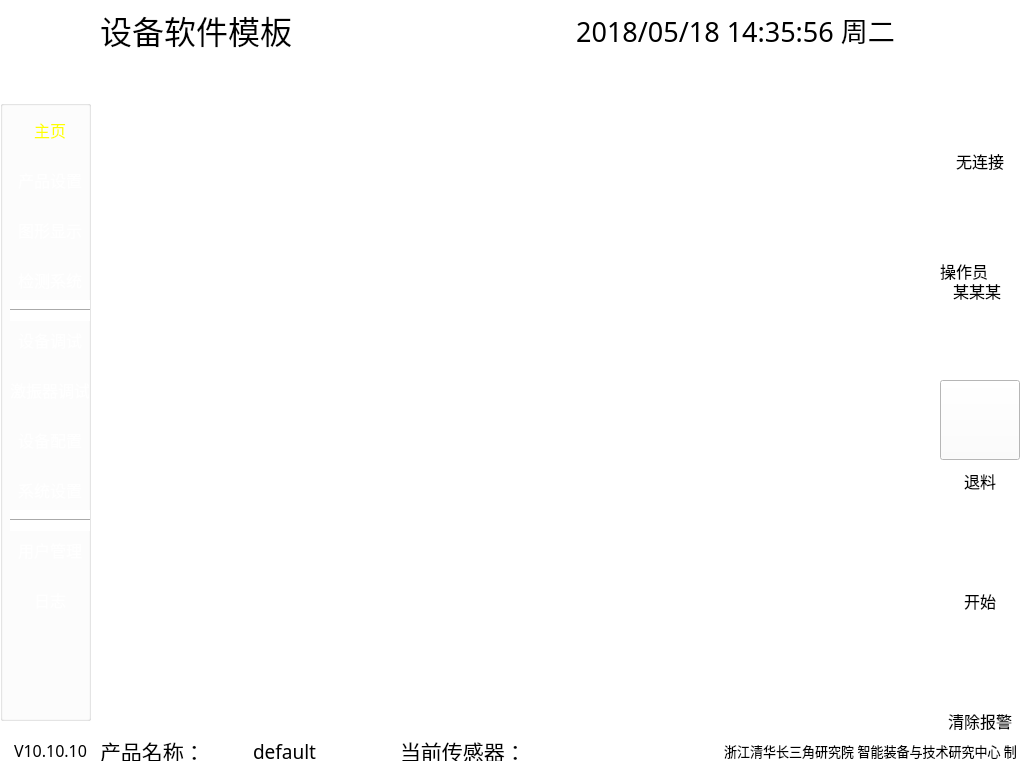
 <widget class="QWidget" name="MainFrame">
  <property name="geometry">
   <rect>
    <x>0</x>
    <y>0</y>
    <width>1024</width>
    <height>768</height>
   </rect>
  </property>
  <property name="cursor">
   <cursorShape>ArrowCursor</cursorShape>
  </property>
  <property name="focusPolicy">
   <enum>Qt::TabFocus</enum>
  </property>
  <property name="windowTitle">
   <string>Frame</string>
  </property>
  <property name="styleSheet">
   <string notr="true">background-color: rgb(255, 255, 255);</string>
  </property>
  <widget class="QPushButton" name="b_minimize">
   <property name="geometry">
    <rect>
     <x>920</x>
     <y>10</y>
     <width>40</width>
     <height>40</height>
    </rect>
   </property>
   <property name="cursor">
    <cursorShape>PointingHandCursor</cursorShape>
   </property>
   <property name="styleSheet">
    <string notr="true">background-image: url(:/icon/res/ico_minimize.png);</string>
   </property>
   <property name="text">
    <string/>
   </property>
   <property name="autoDefault">
    <bool>false</bool>
   </property>
   <property name="default">
    <bool>false</bool>
   </property>
   <property name="flat">
    <bool>true</bool>
   </property>
  </widget>
  <widget class="QPushButton" name="b_close">
   <property name="geometry">
    <rect>
     <x>980</x>
     <y>10</y>
     <width>40</width>
     <height>40</height>
    </rect>
   </property>
   <property name="cursor">
    <cursorShape>PointingHandCursor</cursorShape>
   </property>
   <property name="styleSheet">
    <string notr="true">background-image: url(:/icon/res/ico_close.png);</string>
   </property>
   <property name="text">
    <string/>
   </property>
   <property name="flat">
    <bool>true</bool>
   </property>
  </widget>
  <widget class="QLabel" name="currenttime">
   <property name="geometry">
    <rect>
     <x>560</x>
     <y>10</y>
     <width>351</width>
     <height>40</height>
    </rect>
   </property>
   <property name="font">
    <font>
     <family>黑体</family>
     <pointsize>20</pointsize>
     <weight>50</weight>
     <italic>false</italic>
     <bold>false</bold>
    </font>
   </property>
   <property name="styleSheet">
    <string notr="true">font: 20pt &quot;黑体&quot;;</string>
   </property>
   <property name="text">
    <string>2018/05/18 14:35:56 周二</string>
   </property>
   <property name="alignment">
    <set>Qt::AlignCenter</set>
   </property>
  </widget>
  <widget class="QPushButton" name="b_start">
   <property name="geometry">
    <rect>
     <x>940</x>
     <y>500</y>
     <width>80</width>
     <height>80</height>
    </rect>
   </property>
   <property name="font">
    <font>
     <pointsize>16</pointsize>
    </font>
   </property>
   <property name="cursor">
    <cursorShape>PointingHandCursor</cursorShape>
   </property>
   <property name="styleSheet">
    <string notr="true">background-image: url(:/icon/res/ico_start.png);</string>
   </property>
   <property name="text">
    <string/>
   </property>
   <property name="default">
    <bool>false</bool>
   </property>
   <property name="flat">
    <bool>true</bool>
   </property>
  </widget>
  <widget class="QLabel" name="m_state">
   <property name="geometry">
    <rect>
     <x>940</x>
     <y>60</y>
     <width>80</width>
     <height>80</height>
    </rect>
   </property>
   <property name="styleSheet">
    <string notr="true">image: url(:/icon/res/lamp_white.png);</string>
   </property>
   <property name="text">
    <string/>
   </property>
   <property name="scaledContents">
    <bool>true</bool>
   </property>
  </widget>
  <widget class="QLabel" name="m_state_str">
   <property name="geometry">
    <rect>
     <x>940</x>
     <y>150</y>
     <width>80</width>
     <height>21</height>
    </rect>
   </property>
   <property name="font">
    <font>
     <family>黑体</family>
     <pointsize>12</pointsize>
     <weight>50</weight>
     <italic>false</italic>
     <bold>false</bold>
    </font>
   </property>
   <property name="styleSheet">
    <string notr="true">font: 12pt &quot;黑体&quot;;</string>
   </property>
   <property name="text">
    <string>无连接</string>
   </property>
   <property name="alignment">
    <set>Qt::AlignCenter</set>
   </property>
  </widget>
  <widget class="QPushButton" name="b_reset">
   <property name="geometry">
    <rect>
     <x>940</x>
     <y>620</y>
     <width>80</width>
     <height>80</height>
    </rect>
   </property>
   <property name="font">
    <font>
     <pointsize>16</pointsize>
    </font>
   </property>
   <property name="cursor">
    <cursorShape>PointingHandCursor</cursorShape>
   </property>
   <property name="styleSheet">
    <string notr="true">background-image: url(:/icon/res/ico_reset.png);</string>
   </property>
   <property name="text">
    <string/>
   </property>
   <property name="default">
    <bool>false</bool>
   </property>
   <property name="flat">
    <bool>true</bool>
   </property>
  </widget>
  <widget class="QPushButton" name="p_main">
   <property name="geometry">
    <rect>
     <x>10</x>
     <y>110</y>
     <width>80</width>
     <height>40</height>
    </rect>
   </property>
   <property name="font">
    <font>
     <family>黑体</family>
     <pointsize>12</pointsize>
     <weight>50</weight>
     <italic>false</italic>
     <bold>false</bold>
    </font>
   </property>
   <property name="cursor">
    <cursorShape>PointingHandCursor</cursorShape>
   </property>
   <property name="focusPolicy">
    <enum>Qt::StrongFocus</enum>
   </property>
   <property name="contextMenuPolicy">
    <enum>Qt::DefaultContextMenu</enum>
   </property>
   <property name="layoutDirection">
    <enum>Qt::LeftToRight</enum>
   </property>
   <property name="autoFillBackground">
    <bool>false</bool>
   </property>
   <property name="styleSheet">
    <string notr="true">QPushButton{
	font: 12pt &quot;黑体&quot;;
	background-image: url(:/icon/res/ico_btn_bg.png);
	color:yellow;
}</string>
   </property>
   <property name="inputMethodHints">
    <set>Qt::ImhNone</set>
   </property>
   <property name="text">
    <string>主页</string>
   </property>
   <property name="iconSize">
    <size>
     <width>111</width>
     <height>62</height>
    </size>
   </property>
   <property name="shortcut">
    <string/>
   </property>
   <property name="checkable">
    <bool>false</bool>
   </property>
   <property name="checked">
    <bool>false</bool>
   </property>
   <property name="autoRepeat">
    <bool>false</bool>
   </property>
   <property name="autoExclusive">
    <bool>false</bool>
   </property>
   <property name="autoDefault">
    <bool>false</bool>
   </property>
   <property name="default">
    <bool>false</bool>
   </property>
   <property name="flat">
    <bool>true</bool>
   </property>
  </widget>
  <widget class="QLabel" name="label_7">
   <property name="geometry">
    <rect>
     <x>940</x>
     <y>710</y>
     <width>80</width>
     <height>21</height>
    </rect>
   </property>
   <property name="font">
    <font>
     <family>黑体</family>
     <pointsize>12</pointsize>
     <weight>50</weight>
     <italic>false</italic>
     <bold>false</bold>
    </font>
   </property>
   <property name="styleSheet">
    <string notr="true">font: 12pt &quot;黑体&quot;;</string>
   </property>
   <property name="text">
    <string>清除报警</string>
   </property>
   <property name="alignment">
    <set>Qt::AlignCenter</set>
   </property>
  </widget>
  <widget class="QLabel" name="label_9">
   <property name="geometry">
    <rect>
     <x>940</x>
     <y>590</y>
     <width>80</width>
     <height>21</height>
    </rect>
   </property>
   <property name="font">
    <font>
     <family>黑体</family>
     <pointsize>12</pointsize>
     <weight>50</weight>
     <italic>false</italic>
     <bold>false</bold>
    </font>
   </property>
   <property name="styleSheet">
    <string notr="true">font: 12pt &quot;黑体&quot;;</string>
   </property>
   <property name="text">
    <string>开始</string>
   </property>
   <property name="alignment">
    <set>Qt::AlignCenter</set>
   </property>
  </widget>
  <widget class="QLabel" name="label_2">
   <property name="geometry">
    <rect>
     <x>10</x>
     <y>10</y>
     <width>80</width>
     <height>80</height>
    </rect>
   </property>
   <property name="text">
    <string/>
   </property>
   <property name="textFormat">
    <enum>Qt::AutoText</enum>
   </property>
   <property name="pixmap">
    <pixmap resource="res.qrc">:/icon/res/ico_csy.png</pixmap>
   </property>
   <property name="scaledContents">
    <bool>true</bool>
   </property>
  </widget>
  <widget class="QPushButton" name="b_account">
   <property name="geometry">
    <rect>
     <x>940</x>
     <y>180</y>
     <width>80</width>
     <height>80</height>
    </rect>
   </property>
   <property name="font">
    <font>
     <pointsize>16</pointsize>
    </font>
   </property>
   <property name="cursor">
    <cursorShape>PointingHandCursor</cursorShape>
   </property>
   <property name="styleSheet">
    <string notr="true">background-image: url(:/icon/res/ico_account.png);</string>
   </property>
   <property name="text">
    <string/>
   </property>
   <property name="autoDefault">
    <bool>false</bool>
   </property>
   <property name="default">
    <bool>false</bool>
   </property>
   <property name="flat">
    <bool>true</bool>
   </property>
  </widget>
  <widget class="QLabel" name="permission">
   <property name="geometry">
    <rect>
     <x>940</x>
     <y>260</y>
     <width>81</width>
     <height>21</height>
    </rect>
   </property>
   <property name="font">
    <font>
     <family>黑体</family>
     <pointsize>12</pointsize>
     <weight>50</weight>
     <italic>false</italic>
     <bold>false</bold>
    </font>
   </property>
   <property name="styleSheet">
    <string notr="true">font: 12pt &quot;黑体&quot;;</string>
   </property>
   <property name="text">
    <string>操作员</string>
   </property>
   <property name="alignment">
    <set>Qt::AlignLeading|Qt::AlignLeft|Qt::AlignVCenter</set>
   </property>
  </widget>
  <widget class="QLabel" name="machine_name">
   <property name="geometry">
    <rect>
     <x>100</x>
     <y>10</y>
     <width>441</width>
     <height>40</height>
    </rect>
   </property>
   <property name="font">
    <font>
     <family>楷体</family>
     <pointsize>24</pointsize>
     <weight>50</weight>
     <italic>false</italic>
     <bold>false</bold>
    </font>
   </property>
   <property name="styleSheet">
    <string notr="true">font: 24pt &quot;楷体&quot;; </string>
   </property>
   <property name="text">
    <string>设备软件模板</string>
   </property>
  </widget>
  <widget class="QLabel" name="label_11">
   <property name="geometry">
    <rect>
     <x>720</x>
     <y>740</y>
     <width>301</width>
     <height>21</height>
    </rect>
   </property>
   <property name="font">
    <font>
     <family>宋体</family>
     <pointsize>10</pointsize>
     <weight>7</weight>
     <italic>false</italic>
     <bold>false</bold>
    </font>
   </property>
   <property name="styleSheet">
    <string notr="true">font: 57 10pt &quot;宋体&quot;;</string>
   </property>
   <property name="text">
    <string>浙江清华长三角研究院 智能装备与技术研究中心 制</string>
   </property>
   <property name="alignment">
    <set>Qt::AlignCenter</set>
   </property>
  </widget>
  <widget class="QLabel" name="id">
   <property name="geometry">
    <rect>
     <x>940</x>
     <y>280</y>
     <width>61</width>
     <height>21</height>
    </rect>
   </property>
   <property name="font">
    <font>
     <pointsize>12</pointsize>
     <weight>50</weight>
     <italic>false</italic>
     <bold>false</bold>
    </font>
   </property>
   <property name="styleSheet">
    <string notr="true"/>
   </property>
   <property name="text">
    <string>某某某</string>
   </property>
   <property name="alignment">
    <set>Qt::AlignRight|Qt::AlignTrailing|Qt::AlignVCenter</set>
   </property>
  </widget>
  <widget class="QPushButton" name="p_product">
   <property name="enabled">
    <bool>true</bool>
   </property>
   <property name="geometry">
    <rect>
     <x>10</x>
     <y>160</y>
     <width>80</width>
     <height>40</height>
    </rect>
   </property>
   <property name="font">
    <font>
     <family>黑体</family>
     <pointsize>12</pointsize>
     <weight>50</weight>
     <italic>false</italic>
     <bold>false</bold>
     <stylestrategy>PreferDefault</stylestrategy>
    </font>
   </property>
   <property name="cursor">
    <cursorShape>PointingHandCursor</cursorShape>
   </property>
   <property name="focusPolicy">
    <enum>Qt::StrongFocus</enum>
   </property>
   <property name="contextMenuPolicy">
    <enum>Qt::DefaultContextMenu</enum>
   </property>
   <property name="layoutDirection">
    <enum>Qt::LeftToRight</enum>
   </property>
   <property name="autoFillBackground">
    <bool>false</bool>
   </property>
   <property name="styleSheet">
    <string notr="true">QPushButton{
	font: 12pt &quot;黑体&quot;;
	background-image: url(:/icon/res/ico_btn_bg.png);
	color:white;
}</string>
   </property>
   <property name="inputMethodHints">
    <set>Qt::ImhNone</set>
   </property>
   <property name="text">
    <string>产品设置</string>
   </property>
   <property name="iconSize">
    <size>
     <width>111</width>
     <height>62</height>
    </size>
   </property>
   <property name="shortcut">
    <string/>
   </property>
   <property name="checkable">
    <bool>false</bool>
   </property>
   <property name="checked">
    <bool>false</bool>
   </property>
   <property name="autoRepeat">
    <bool>false</bool>
   </property>
   <property name="autoExclusive">
    <bool>false</bool>
   </property>
   <property name="autoDefault">
    <bool>false</bool>
   </property>
   <property name="default">
    <bool>false</bool>
   </property>
   <property name="flat">
    <bool>true</bool>
   </property>
  </widget>
  <widget class="QLabel" name="label">
   <property name="geometry">
    <rect>
     <x>100</x>
     <y>740</y>
     <width>101</width>
     <height>21</height>
    </rect>
   </property>
   <property name="font">
    <font>
     <family>黑体</family>
     <pointsize>16</pointsize>
     <weight>50</weight>
     <italic>false</italic>
     <bold>false</bold>
    </font>
   </property>
   <property name="styleSheet">
    <string notr="true">font: 16pt &quot;黑体&quot;;</string>
   </property>
   <property name="text">
    <string>产品名称：</string>
   </property>
  </widget>
  <widget class="QLineEdit" name="product_name">
   <property name="geometry">
    <rect>
     <x>220</x>
     <y>740</y>
     <width>131</width>
     <height>21</height>
    </rect>
   </property>
   <property name="font">
    <font>
     <family>楷体</family>
     <pointsize>14</pointsize>
     <weight>50</weight>
     <italic>false</italic>
     <bold>false</bold>
    </font>
   </property>
   <property name="styleSheet">
    <string notr="true">font: 14pt &quot;楷体&quot;;</string>
   </property>
   <property name="text">
    <string>default</string>
   </property>
   <property name="frame">
    <bool>false</bool>
   </property>
   <property name="alignment">
    <set>Qt::AlignCenter</set>
   </property>
   <property name="readOnly">
    <bool>true</bool>
   </property>
  </widget>
  <widget class="QLabel" name="label_3">
   <property name="geometry">
    <rect>
     <x>100</x>
     <y>60</y>
     <width>831</width>
     <height>671</height>
    </rect>
   </property>
   <property name="text">
    <string/>
   </property>
  </widget>
  <widget class="QGroupBox" name="groupBox">
   <property name="geometry">
    <rect>
     <x>0</x>
     <y>100</y>
     <width>91</width>
     <height>621</height>
    </rect>
   </property>
   <property name="font">
    <font>
     <family>Gen Shin Gothic Monospace</family>
    </font>
   </property>
   <property name="title">
    <string/>
   </property>
   <widget class="QPushButton" name="p_exciter">
    <property name="geometry">
     <rect>
      <x>10</x>
      <y>270</y>
      <width>80</width>
      <height>40</height>
     </rect>
    </property>
    <property name="font">
     <font>
      <family>黑体</family>
      <pointsize>12</pointsize>
      <weight>50</weight>
      <italic>false</italic>
      <bold>false</bold>
     </font>
    </property>
    <property name="cursor">
     <cursorShape>PointingHandCursor</cursorShape>
    </property>
    <property name="focusPolicy">
     <enum>Qt::StrongFocus</enum>
    </property>
    <property name="contextMenuPolicy">
     <enum>Qt::DefaultContextMenu</enum>
    </property>
    <property name="layoutDirection">
     <enum>Qt::LeftToRight</enum>
    </property>
    <property name="autoFillBackground">
     <bool>false</bool>
    </property>
    <property name="styleSheet">
     <string notr="true">QPushButton{
	font: 12pt &quot;黑体&quot;;
	background-image: url(:/icon/res/ico_btn_bg.png);
	color:white;
}</string>
    </property>
    <property name="inputMethodHints">
     <set>Qt::ImhNone</set>
    </property>
    <property name="text">
     <string>激振器调试</string>
    </property>
    <property name="iconSize">
     <size>
      <width>111</width>
      <height>62</height>
     </size>
    </property>
    <property name="shortcut">
     <string/>
    </property>
    <property name="checkable">
     <bool>false</bool>
    </property>
    <property name="checked">
     <bool>false</bool>
    </property>
    <property name="autoRepeat">
     <bool>false</bool>
    </property>
    <property name="autoExclusive">
     <bool>false</bool>
    </property>
    <property name="autoDefault">
     <bool>false</bool>
    </property>
    <property name="default">
     <bool>false</bool>
    </property>
    <property name="flat">
     <bool>true</bool>
    </property>
   </widget>
   <widget class="QPushButton" name="p_graphies">
    <property name="geometry">
     <rect>
      <x>10</x>
      <y>110</y>
      <width>80</width>
      <height>40</height>
     </rect>
    </property>
    <property name="font">
     <font>
      <family>黑体</family>
      <pointsize>12</pointsize>
      <weight>50</weight>
      <italic>false</italic>
      <bold>false</bold>
     </font>
    </property>
    <property name="cursor">
     <cursorShape>PointingHandCursor</cursorShape>
    </property>
    <property name="focusPolicy">
     <enum>Qt::StrongFocus</enum>
    </property>
    <property name="contextMenuPolicy">
     <enum>Qt::DefaultContextMenu</enum>
    </property>
    <property name="layoutDirection">
     <enum>Qt::LeftToRight</enum>
    </property>
    <property name="autoFillBackground">
     <bool>false</bool>
    </property>
    <property name="styleSheet">
     <string notr="true">QPushButton{
	font: 12pt &quot;黑体&quot;;
	background-image: url(:/icon/res/ico_btn_bg.png);
	color:white;
}</string>
    </property>
    <property name="inputMethodHints">
     <set>Qt::ImhNone</set>
    </property>
    <property name="text">
     <string>图形显示</string>
    </property>
    <property name="iconSize">
     <size>
      <width>111</width>
      <height>62</height>
     </size>
    </property>
    <property name="shortcut">
     <string/>
    </property>
    <property name="checkable">
     <bool>false</bool>
    </property>
    <property name="checked">
     <bool>false</bool>
    </property>
    <property name="autoRepeat">
     <bool>false</bool>
    </property>
    <property name="autoExclusive">
     <bool>false</bool>
    </property>
    <property name="autoDefault">
     <bool>false</bool>
    </property>
    <property name="default">
     <bool>false</bool>
    </property>
    <property name="flat">
     <bool>true</bool>
    </property>
   </widget>
   <widget class="Line" name="line_2">
    <property name="geometry">
     <rect>
      <x>10</x>
      <y>410</y>
      <width>80</width>
      <height>21</height>
     </rect>
    </property>
    <property name="orientation">
     <enum>Qt::Horizontal</enum>
    </property>
   </widget>
   <widget class="QPushButton" name="p_sysparam">
    <property name="enabled">
     <bool>true</bool>
    </property>
    <property name="geometry">
     <rect>
      <x>10</x>
      <y>370</y>
      <width>80</width>
      <height>40</height>
     </rect>
    </property>
    <property name="font">
     <font>
      <family>黑体</family>
      <pointsize>12</pointsize>
      <weight>50</weight>
      <italic>false</italic>
      <bold>false</bold>
     </font>
    </property>
    <property name="cursor">
     <cursorShape>PointingHandCursor</cursorShape>
    </property>
    <property name="focusPolicy">
     <enum>Qt::StrongFocus</enum>
    </property>
    <property name="contextMenuPolicy">
     <enum>Qt::DefaultContextMenu</enum>
    </property>
    <property name="layoutDirection">
     <enum>Qt::LeftToRight</enum>
    </property>
    <property name="autoFillBackground">
     <bool>false</bool>
    </property>
    <property name="styleSheet">
     <string notr="true">QPushButton{
	font: 12pt &quot;黑体&quot;;
	background-image: url(:/icon/res/ico_btn_bg.png);
	color:white;
}</string>
    </property>
    <property name="inputMethodHints">
     <set>Qt::ImhNone</set>
    </property>
    <property name="text">
     <string>系统设置</string>
    </property>
    <property name="iconSize">
     <size>
      <width>111</width>
      <height>62</height>
     </size>
    </property>
    <property name="shortcut">
     <string/>
    </property>
    <property name="checkable">
     <bool>false</bool>
    </property>
    <property name="checked">
     <bool>false</bool>
    </property>
    <property name="autoRepeat">
     <bool>false</bool>
    </property>
    <property name="autoExclusive">
     <bool>false</bool>
    </property>
    <property name="autoDefault">
     <bool>false</bool>
    </property>
    <property name="default">
     <bool>false</bool>
    </property>
    <property name="flat">
     <bool>true</bool>
    </property>
   </widget>
   <widget class="QPushButton" name="p_test">
    <property name="geometry">
     <rect>
      <x>10</x>
      <y>160</y>
      <width>80</width>
      <height>40</height>
     </rect>
    </property>
    <property name="font">
     <font>
      <family>黑体</family>
      <pointsize>12</pointsize>
      <weight>50</weight>
      <italic>false</italic>
      <bold>false</bold>
     </font>
    </property>
    <property name="cursor">
     <cursorShape>PointingHandCursor</cursorShape>
    </property>
    <property name="focusPolicy">
     <enum>Qt::StrongFocus</enum>
    </property>
    <property name="contextMenuPolicy">
     <enum>Qt::DefaultContextMenu</enum>
    </property>
    <property name="layoutDirection">
     <enum>Qt::LeftToRight</enum>
    </property>
    <property name="autoFillBackground">
     <bool>false</bool>
    </property>
    <property name="styleSheet">
     <string notr="true">QPushButton{
	font: 12pt &quot;黑体&quot;;
	background-image: url(:/icon/res/ico_btn_bg.png);
	color:white;
}</string>
    </property>
    <property name="inputMethodHints">
     <set>Qt::ImhNone</set>
    </property>
    <property name="text">
     <string>检测系统</string>
    </property>
    <property name="iconSize">
     <size>
      <width>111</width>
      <height>62</height>
     </size>
    </property>
    <property name="shortcut">
     <string/>
    </property>
    <property name="checkable">
     <bool>false</bool>
    </property>
    <property name="checked">
     <bool>false</bool>
    </property>
    <property name="autoRepeat">
     <bool>false</bool>
    </property>
    <property name="autoExclusive">
     <bool>false</bool>
    </property>
    <property name="autoDefault">
     <bool>false</bool>
    </property>
    <property name="default">
     <bool>false</bool>
    </property>
    <property name="flat">
     <bool>true</bool>
    </property>
   </widget>
   <widget class="QPushButton" name="p_config">
    <property name="geometry">
     <rect>
      <x>10</x>
      <y>320</y>
      <width>80</width>
      <height>40</height>
     </rect>
    </property>
    <property name="font">
     <font>
      <family>黑体</family>
      <pointsize>12</pointsize>
      <weight>50</weight>
      <italic>false</italic>
      <bold>false</bold>
     </font>
    </property>
    <property name="cursor">
     <cursorShape>PointingHandCursor</cursorShape>
    </property>
    <property name="focusPolicy">
     <enum>Qt::StrongFocus</enum>
    </property>
    <property name="contextMenuPolicy">
     <enum>Qt::DefaultContextMenu</enum>
    </property>
    <property name="layoutDirection">
     <enum>Qt::LeftToRight</enum>
    </property>
    <property name="autoFillBackground">
     <bool>false</bool>
    </property>
    <property name="styleSheet">
     <string notr="true">QPushButton{
	font: 12pt &quot;黑体&quot;;
	background-image: url(:/icon/res/ico_btn_bg.png);
	color:white;
}</string>
    </property>
    <property name="inputMethodHints">
     <set>Qt::ImhNone</set>
    </property>
    <property name="text">
     <string>设备配置</string>
    </property>
    <property name="iconSize">
     <size>
      <width>111</width>
      <height>62</height>
     </size>
    </property>
    <property name="shortcut">
     <string/>
    </property>
    <property name="checkable">
     <bool>false</bool>
    </property>
    <property name="checked">
     <bool>false</bool>
    </property>
    <property name="autoRepeat">
     <bool>false</bool>
    </property>
    <property name="autoExclusive">
     <bool>false</bool>
    </property>
    <property name="autoDefault">
     <bool>false</bool>
    </property>
    <property name="default">
     <bool>false</bool>
    </property>
    <property name="flat">
     <bool>true</bool>
    </property>
   </widget>
   <widget class="QPushButton" name="p_user">
    <property name="enabled">
     <bool>true</bool>
    </property>
    <property name="geometry">
     <rect>
      <x>10</x>
      <y>430</y>
      <width>80</width>
      <height>40</height>
     </rect>
    </property>
    <property name="font">
     <font>
      <family>黑体</family>
      <pointsize>12</pointsize>
      <weight>50</weight>
      <italic>false</italic>
      <bold>false</bold>
     </font>
    </property>
    <property name="cursor">
     <cursorShape>PointingHandCursor</cursorShape>
    </property>
    <property name="focusPolicy">
     <enum>Qt::StrongFocus</enum>
    </property>
    <property name="contextMenuPolicy">
     <enum>Qt::DefaultContextMenu</enum>
    </property>
    <property name="layoutDirection">
     <enum>Qt::LeftToRight</enum>
    </property>
    <property name="autoFillBackground">
     <bool>false</bool>
    </property>
    <property name="styleSheet">
     <string notr="true">QPushButton{
	font: 12pt &quot;黑体&quot;;
	background-image: url(:/icon/res/ico_btn_bg.png);
	color:white;
}</string>
    </property>
    <property name="inputMethodHints">
     <set>Qt::ImhNone</set>
    </property>
    <property name="text">
     <string>用户管理</string>
    </property>
    <property name="iconSize">
     <size>
      <width>111</width>
      <height>62</height>
     </size>
    </property>
    <property name="shortcut">
     <string/>
    </property>
    <property name="checkable">
     <bool>false</bool>
    </property>
    <property name="checked">
     <bool>false</bool>
    </property>
    <property name="autoRepeat">
     <bool>false</bool>
    </property>
    <property name="autoExclusive">
     <bool>false</bool>
    </property>
    <property name="autoDefault">
     <bool>false</bool>
    </property>
    <property name="default">
     <bool>false</bool>
    </property>
    <property name="flat">
     <bool>true</bool>
    </property>
   </widget>
   <widget class="QPushButton" name="p_log">
    <property name="enabled">
     <bool>true</bool>
    </property>
    <property name="geometry">
     <rect>
      <x>10</x>
      <y>480</y>
      <width>80</width>
      <height>40</height>
     </rect>
    </property>
    <property name="font">
     <font>
      <family>黑体</family>
      <pointsize>12</pointsize>
      <weight>50</weight>
      <italic>false</italic>
      <bold>false</bold>
     </font>
    </property>
    <property name="cursor">
     <cursorShape>PointingHandCursor</cursorShape>
    </property>
    <property name="focusPolicy">
     <enum>Qt::StrongFocus</enum>
    </property>
    <property name="contextMenuPolicy">
     <enum>Qt::DefaultContextMenu</enum>
    </property>
    <property name="layoutDirection">
     <enum>Qt::LeftToRight</enum>
    </property>
    <property name="autoFillBackground">
     <bool>false</bool>
    </property>
    <property name="styleSheet">
     <string notr="true">QPushButton{
	font: 12pt &quot;黑体&quot;;
	background-image: url(:/icon/res/ico_btn_bg.png);
	color:white;
}</string>
    </property>
    <property name="inputMethodHints">
     <set>Qt::ImhNone</set>
    </property>
    <property name="text">
     <string>日志</string>
    </property>
    <property name="iconSize">
     <size>
      <width>111</width>
      <height>62</height>
     </size>
    </property>
    <property name="shortcut">
     <string/>
    </property>
    <property name="checkable">
     <bool>false</bool>
    </property>
    <property name="checked">
     <bool>false</bool>
    </property>
    <property name="autoRepeat">
     <bool>false</bool>
    </property>
    <property name="autoExclusive">
     <bool>false</bool>
    </property>
    <property name="autoDefault">
     <bool>false</bool>
    </property>
    <property name="default">
     <bool>false</bool>
    </property>
    <property name="flat">
     <bool>true</bool>
    </property>
   </widget>
   <widget class="QPushButton" name="p_debug">
    <property name="geometry">
     <rect>
      <x>10</x>
      <y>220</y>
      <width>80</width>
      <height>40</height>
     </rect>
    </property>
    <property name="font">
     <font>
      <family>黑体</family>
      <pointsize>12</pointsize>
      <weight>50</weight>
      <italic>false</italic>
      <bold>false</bold>
     </font>
    </property>
    <property name="cursor">
     <cursorShape>PointingHandCursor</cursorShape>
    </property>
    <property name="focusPolicy">
     <enum>Qt::StrongFocus</enum>
    </property>
    <property name="contextMenuPolicy">
     <enum>Qt::DefaultContextMenu</enum>
    </property>
    <property name="layoutDirection">
     <enum>Qt::LeftToRight</enum>
    </property>
    <property name="autoFillBackground">
     <bool>false</bool>
    </property>
    <property name="styleSheet">
     <string notr="true">QPushButton{
	font: 12pt &quot;黑体&quot;;
	background-image: url(:/icon/res/ico_btn_bg.png);
	color:white;
}</string>
    </property>
    <property name="inputMethodHints">
     <set>Qt::ImhNone</set>
    </property>
    <property name="text">
     <string>设备调试</string>
    </property>
    <property name="iconSize">
     <size>
      <width>111</width>
      <height>62</height>
     </size>
    </property>
    <property name="shortcut">
     <string/>
    </property>
    <property name="checkable">
     <bool>false</bool>
    </property>
    <property name="checked">
     <bool>false</bool>
    </property>
    <property name="autoRepeat">
     <bool>false</bool>
    </property>
    <property name="autoExclusive">
     <bool>false</bool>
    </property>
    <property name="autoDefault">
     <bool>false</bool>
    </property>
    <property name="default">
     <bool>false</bool>
    </property>
    <property name="flat">
     <bool>true</bool>
    </property>
   </widget>
   <widget class="Line" name="line">
    <property name="geometry">
     <rect>
      <x>10</x>
      <y>200</y>
      <width>80</width>
      <height>21</height>
     </rect>
    </property>
    <property name="orientation">
     <enum>Qt::Horizontal</enum>
    </property>
   </widget>
  </widget>
  <widget class="QLabel" name="version">
   <property name="geometry">
    <rect>
     <x>10</x>
     <y>740</y>
     <width>81</width>
     <height>21</height>
    </rect>
   </property>
   <property name="font">
    <font>
     <family>黑体</family>
     <pointsize>12</pointsize>
     <weight>50</weight>
     <italic>false</italic>
     <bold>false</bold>
    </font>
   </property>
   <property name="styleSheet">
    <string notr="true">font: 12pt &quot;黑体&quot;;</string>
   </property>
   <property name="text">
    <string>V10.10.10</string>
   </property>
   <property name="alignment">
    <set>Qt::AlignCenter</set>
   </property>
  </widget>
  <widget class="QPushButton" name="b_emg">
   <property name="geometry">
    <rect>
     <x>940</x>
     <y>380</y>
     <width>80</width>
     <height>80</height>
    </rect>
   </property>
   <property name="styleSheet">
    <string notr="true">background-image: url(:/icon/res/ico_stop.png);</string>
   </property>
   <property name="text">
    <string/>
   </property>
  </widget>
  <widget class="QLabel" name="label_10">
   <property name="geometry">
    <rect>
     <x>940</x>
     <y>470</y>
     <width>80</width>
     <height>21</height>
    </rect>
   </property>
   <property name="font">
    <font>
     <family>黑体</family>
     <pointsize>12</pointsize>
     <weight>50</weight>
     <italic>false</italic>
     <bold>false</bold>
    </font>
   </property>
   <property name="styleSheet">
    <string notr="true">font: 12pt &quot;黑体&quot;;</string>
   </property>
   <property name="text">
    <string>退料</string>
   </property>
   <property name="alignment">
    <set>Qt::AlignCenter</set>
   </property>
  </widget>
  <widget class="QLineEdit" name="generation">
   <property name="geometry">
    <rect>
     <x>540</x>
     <y>740</y>
     <width>131</width>
     <height>21</height>
    </rect>
   </property>
   <property name="font">
    <font>
     <family>黑体</family>
     <pointsize>14</pointsize>
     <weight>50</weight>
     <italic>false</italic>
     <bold>false</bold>
    </font>
   </property>
   <property name="styleSheet">
    <string notr="true">font: 14pt &quot;黑体&quot;;</string>
   </property>
   <property name="text">
    <string/>
   </property>
   <property name="frame">
    <bool>false</bool>
   </property>
   <property name="alignment">
    <set>Qt::AlignCenter</set>
   </property>
   <property name="readOnly">
    <bool>true</bool>
   </property>
  </widget>
  <widget class="QLabel" name="label_4">
   <property name="geometry">
    <rect>
     <x>400</x>
     <y>740</y>
     <width>121</width>
     <height>21</height>
    </rect>
   </property>
   <property name="font">
    <font>
     <family>黑体</family>
     <pointsize>16</pointsize>
     <weight>50</weight>
     <italic>false</italic>
     <bold>false</bold>
    </font>
   </property>
   <property name="styleSheet">
    <string notr="true">font: 16pt &quot;黑体&quot;;</string>
   </property>
   <property name="text">
    <string>当前传感器：</string>
   </property>
  </widget>
  <zorder>groupBox</zorder>
  <zorder>b_minimize</zorder>
  <zorder>b_close</zorder>
  <zorder>currenttime</zorder>
  <zorder>b_start</zorder>
  <zorder>m_state</zorder>
  <zorder>m_state_str</zorder>
  <zorder>b_reset</zorder>
  <zorder>p_main</zorder>
  <zorder>label_7</zorder>
  <zorder>label_9</zorder>
  <zorder>label_2</zorder>
  <zorder>b_account</zorder>
  <zorder>permission</zorder>
  <zorder>machine_name</zorder>
  <zorder>label_11</zorder>
  <zorder>id</zorder>
  <zorder>p_product</zorder>
  <zorder>label</zorder>
  <zorder>product_name</zorder>
  <zorder>label_3</zorder>
  <zorder>version</zorder>
  <zorder>b_emg</zorder>
  <zorder>label_10</zorder>
  <zorder>generation</zorder>
  <zorder>label_4</zorder>
 </widget>
